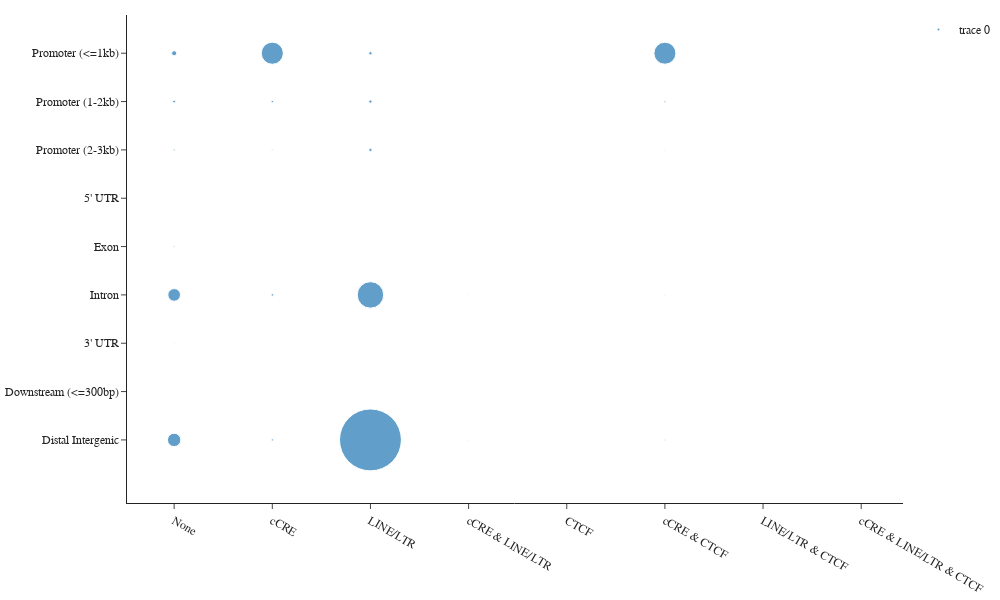

Notebook cell for this chart:
### Code cell
fig = go.Figure(data=go.Scatter(
    x=pivot_table.reset_index().melt(id_vars=['Gene Feature'])['Feature Group'],
    y=pivot_table.reset_index().melt(id_vars=['Gene Feature'])['Gene Feature'],
    mode='text+markers',
    # text=pivot_table.reset_index().melt(id_vars=['Gene Feature'])['value'],
    # texttemplate="%{text:,d}",
    marker=dict(size=pivot_table_pct.reset_index().melt(id_vars=['Gene Feature'])['value'].fillna(0).apply(lambda x: x * 200).values),
    showlegend=True,
    # marker=dict(size=[y if y is not None else 0 for x in plotly_abs_data.values for y in x]),
))

fig.update_xaxes(type="category")
fig.update_yaxes(
    # ticks="",
    type="category", autorange='reversed',
    # categoryarray=form_df.sort_values("mirna", ascending=False)["mirna"].unique(),
    # categoryorder="array",
)

fig.update_layout(
    height=600,
    width=1000,
    font=dict(family="monospace", size=12),
    margin=dict(t=15, b=5, l=5),
    template="simple_white",
)

fig.show()

### Figure 1 — Plotly figure (JSON) as saved in the notebook; plotly's stock layout.template omitted (floating-point values rounded to 4 significant figures)
{"data": [{"marker": {"size": [5.127, 2.816, 1.964, 0.02574, 1.508, 12.65, 0.8107, 0.01802, 13.36, 22.11, 2.316, 1.107, 0.01029, 0.7644, 2.481, 0.3552, 0.02059, 2.247, 3.336, 3.23, 3.261, 0.002574, 0.2934, 26.49, 0.2857, 0.06434, 61.91, 0.4092, 0.1338, 0.1416, 0, 0.007721, 0.7901, 0.002574, 0.002574, 1.066, 0.03088, 0.01544, 0.03346, 0, 0.007721, 0.1724, 0.007721, 0, 0.1441, 22.0, 1.781, 0.646, 0.01029, 0.5971, 0.9111, 0.2625, 0.01544, 1.292, 0.007721, 0.01544, 0.005147, 0, 0, 0.09523, 0, 0, 0.2394, 0.2651, 0.02831, 0.01802, 0, 0.005147, 0.1467, 0.01029, 0, 0.1261]}, "mode": "text+markers", "showlegend": true, "type": "scatter", "x": ["None", "None", "None", "None", "None", "None", "None", "None", "None", "cCRE", "cCRE", "cCRE", "cCRE", "cCRE", "cCRE", "cCRE", "cCRE", "cCRE", "LINE/LTR", "LINE/LTR", "LINE/LTR", "LINE/LTR", "LINE/LTR", "LINE/LTR", "LINE/LTR", "LINE/LTR", "LINE/LTR", "cCRE & LINE/LTR", "cCRE & LINE/LTR", "cCRE & LINE/LTR", "cCRE & LINE/LTR", "cCRE & LINE/LTR", "cCRE & LINE/LTR", "cCRE & LINE/LTR", "cCRE & LINE/LTR", "cCRE & LINE/LTR", "CTCF", "CTCF", "CTCF", "CTCF", "CTCF", "CTCF", "CTCF", "CTCF", "CTCF", "cCRE & CTCF", "cCRE & CTCF", "cCRE & CTCF", "cCRE & CTCF", "cCRE & CTCF", "cCRE & CTCF", "cCRE & CTCF", "cCRE & CTCF", "cCRE & CTCF", "LINE/LTR & CTCF", "LINE/LTR & CTCF", "LINE/LTR & CTCF", "LINE/LTR & CTCF", "LINE/LTR & CTCF", "LINE/LTR & CTCF", "LINE/LTR & CTCF", "LINE/LTR & CTCF", "LINE/LTR & CTCF", "cCRE & LINE/LTR & CTCF", "cCRE & LINE/LTR & CTCF", "cCRE & LINE/LTR & CTCF", "cCRE & LINE/LTR & CTCF", "cCRE & LINE/LTR & CTCF", "cCRE & LINE/LTR & CTCF", "cCRE & LINE/LTR & CTCF", "cCRE & LINE/LTR & CTCF", "cCRE & LINE/LTR & CTCF"], "y": ["Promoter (<=1kb)", "Promoter (1-2kb)", "Promoter (2-3kb)", "5' UTR", "Exon", "Intron", "3' UTR", "Downstream (<=300bp)", "Distal Intergenic", "Promoter (<=1kb)", "Promoter (1-2kb)", "Promoter (2-3kb)", "5' UTR", "Exon", "Intron", "3' UTR", "Downstream (<=300bp)", "Distal Intergenic", "Promoter (<=1kb)", "Promoter (1-2kb)", "Promoter (2-3kb)", "5' UTR", "Exon", "Intron", "3' UTR", "Downstream (<=300bp)", "Distal Intergenic", "Promoter (<=1kb)", "Promoter (1-2kb)", "Promoter (2-3kb)", "5' UTR", "Exon", "Intron", "3' UTR", "Downstream (<=300bp)", "Distal Intergenic", "Promoter (<=1kb)", "Promoter (1-2kb)", "Promoter (2-3kb)", "5' UTR", "Exon", "Intron", "3' UTR", "Downstream (<=300bp)", "Distal Intergenic", "Promoter (<=1kb)", "Promoter (1-2kb)", "Promoter (2-3kb)", "5' UTR", "Exon", "Intron", "3' UTR", "Downstream (<=300bp)", "Distal Intergenic", "Promoter (<=1kb)", "Promoter (1-2kb)", "Promoter (2-3kb)", "5' UTR", "Exon", "Intron", "3' UTR", "Downstream (<=300bp)", "Distal Intergenic", "Promoter (<=1kb)", "Promoter (1-2kb)", "Promoter (2-3kb)", "5' UTR", "Exon", "Intron", "3' UTR", "Downstream (<=300bp)", "Distal Intergenic"]}], "layout": {"font": {"family": "monospace", "size": 12}, "height": 600, "margin": {"b": 5, "l": 5, "t": 15}, "width": 1000, "xaxis": {"type": "category"}, "yaxis": {"autorange": "reversed", "type": "category"}}}
